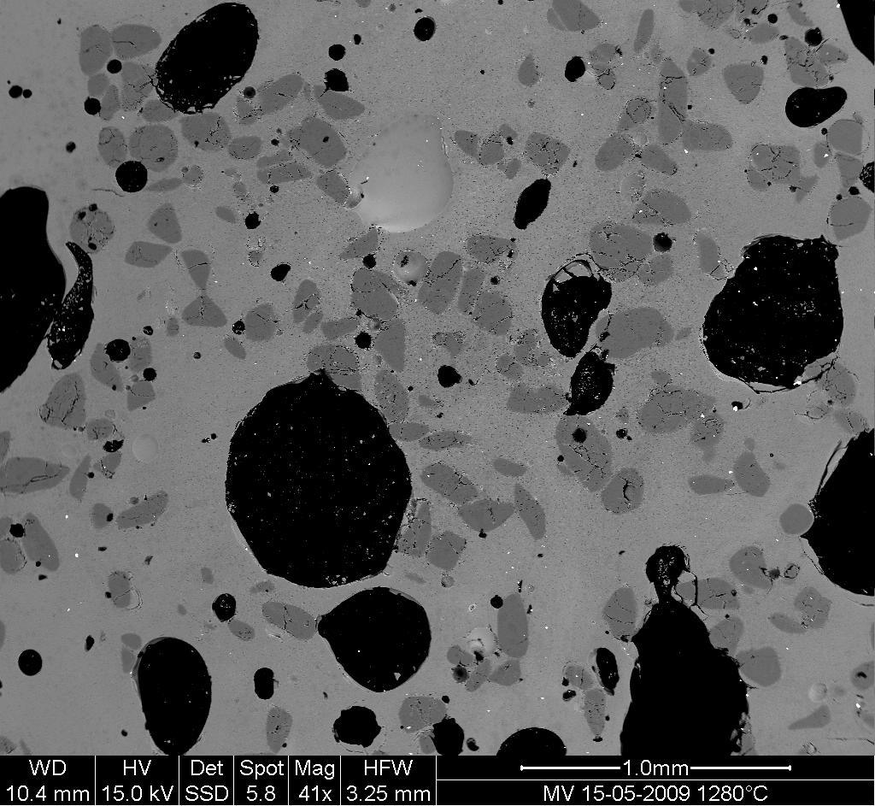
#> input picture python/matplotlib/MV_HFV_012.png, 875 x 806 px, shrunk from 1024 x 943 before the run
$ python ndimage.py   (older library calls are emulated)
#> lines starting #> are read from the running program, lines starting #| are printed output that depends on the picture
#
# http://turbare.net/transl/scipy-lecture-notes/intro/summary-exercises/answers_image_processing.html

import numpy as np
import pylab as pl
from scipy import ndimage

dat = pl.imread('MV_HFV_012.png')
#> dat is the input picture: shape (806, 875) float32; min 0, max 1, mean 0.373
dat = dat[60:]
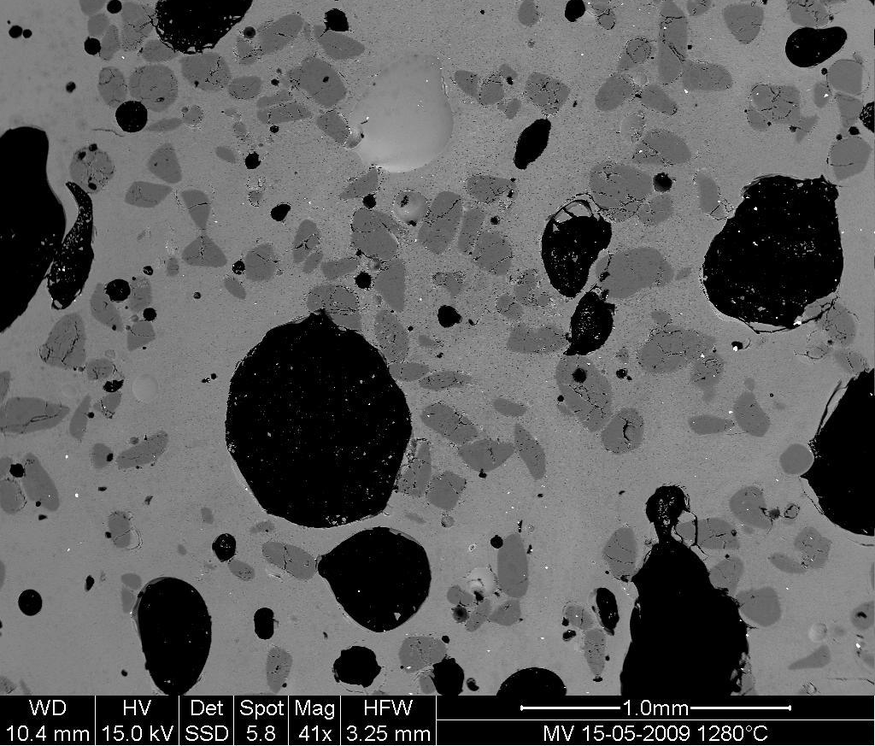
#> dat: shape (746, 875) float32; min 0, max 1, mean 0.368

print(dat)
#> (printed output is left out)

filtdat = ndimage.median_filter(dat, size=(7, 7))
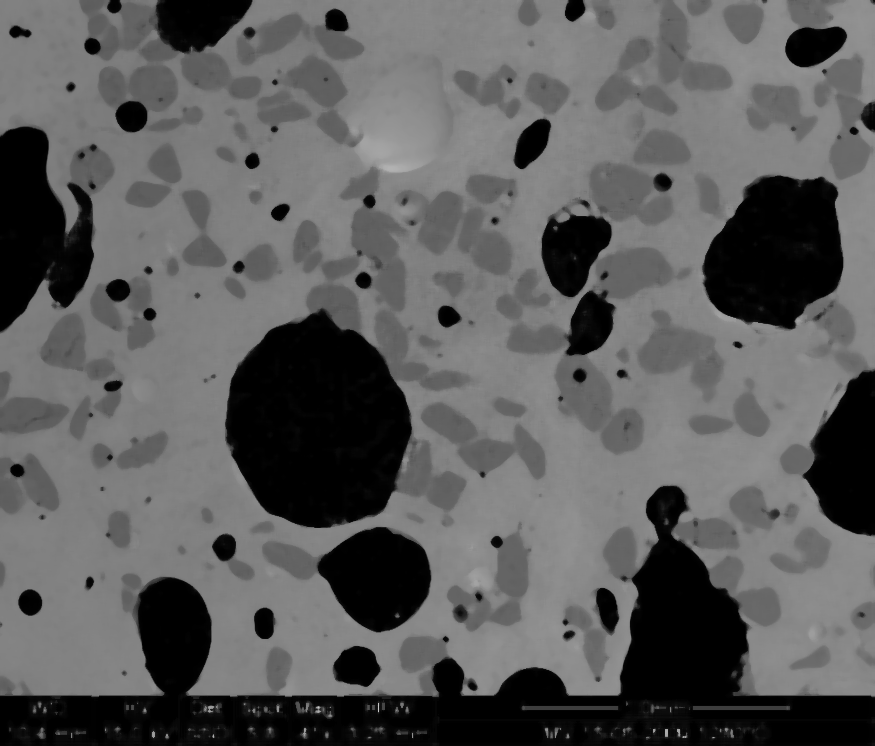
#> filtdat: shape (746, 875) float32; min 0, max 0.792, mean 0.362
hi_dat = np.histogram(dat, bins=np.arange(256))
hi_filtdat = np.histogram(filtdat, bins=np.arange(256))

void = filtdat <= 50
#> void: shape (746, 875) bool; every value is 1
sand = np.logical_and(filtdat > 50, filtdat <= 114)
#> sand: shape (746, 875) bool; every value is 0
glass = filtdat > 114

phases = void.astype(
    np.int) + 2 * glass.astype(np.int) + 3 * sand.astype(np.int)
#> phases: shape (746, 875) int64; every value is 1

sand_op = ndimage.binary_opening(sand, iterations=2)

sand_labels, sand_nb = ndimage.label(sand_op)
#> sand_labels: shape (746, 875) int32; every value is 0
#> sand_nb = 0
sand_areas = np.array(
    ndimage.sum(sand_op, sand_labels, np.arange(sand_labels.max() + 1)))
#> sand_areas = [0]
mask = sand_areas > 100
#> mask = [False]
remove_small_sand = mask[sand_labels.ravel()].reshape(sand_labels.shape)

bubbles_labels, bubbles_nb = ndimage.label(void)
#> bubbles_labels: shape (746, 875) int32; every value is 1
#> bubbles_nb = 1
bubbles_areas = np.bincount(bubbles_labels.ravel())[1:]
#> bubbles_areas = [652750]
mean_bubble_size = bubbles_areas.mean()
#> mean_bubble_size = 652750
median_bubble_size = np.median(bubbles_areas)
#> median_bubble_size = 652750

print(mean_bubble_size)
#| 652750.0
print(median_bubble_size)
#| 652750.0
